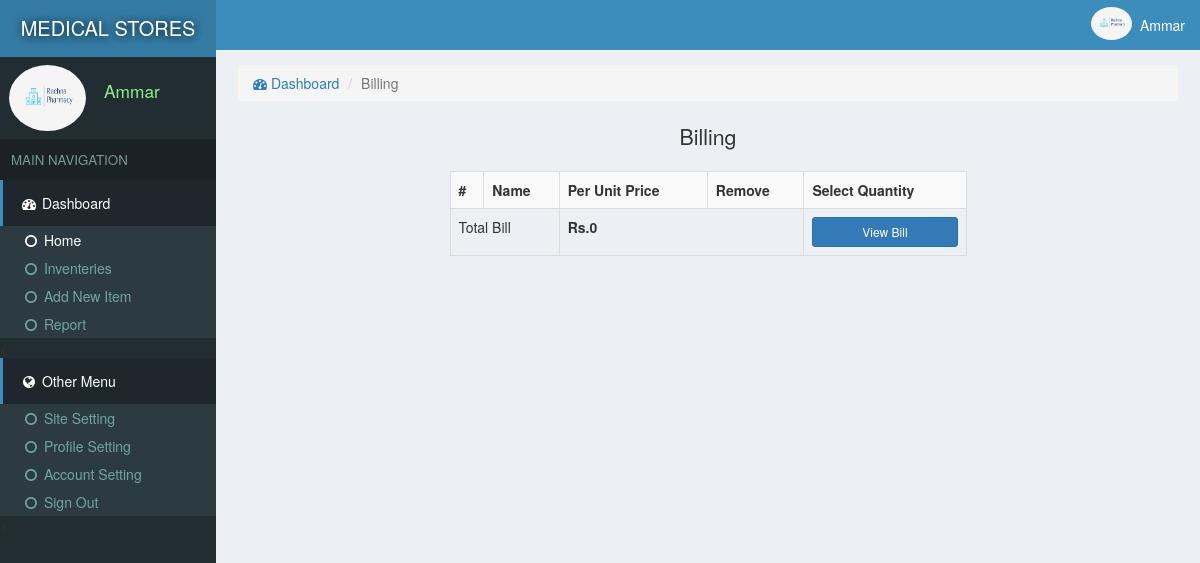
Page /billing.php (signed in) on the committed database.
### tables this page shows
CREATE TABLE `site` (
  `id` int(11) NOT NULL,
  `title` varchar(222) NOT NULL,
  `name` varchar(222) NOT NULL
);

CREATE TABLE `users` (
  `id` int(11) NOT NULL,
  `email` varchar(222) NOT NULL,
  `password` varchar(222) NOT NULL,
  `name` varchar(222) NOT NULL,
  `pic` varchar(222) NOT NULL,
  `number` varchar(222) NOT NULL,
  `date` timestamp NOT NULL DEFAULT current_timestamp()
);

### assets/db.php (called while the page is built, shortened)
<?php
    $con = new mysqli('localhost','root','','store');
    $array = $con->query("select * from users where id ='$_SESSION[userId]'");
    $user = $array->fetch_assoc();
?>

### billing.php (the view, shortened to what this page needs)
<?php require "assets/function.php" ?>
<?php require 'assets/db.php';?>
<!DOCTYPE html>
<html>
<head>
  <?php require "assets/autoloader.php" ?>
</head>
<body style="background: #ECF0F5;padding:0;margin:0">
<div class="dashboard" style="position: fixed;width: 18%;height: 100%;background:#222D32">
  <div style="background:#357CA5;padding: 14px 3px;color:white;font-size: 15pt;text-align: center;text-shadow: 1px 1px 11px black">
    <a href="index.php" style="color: white;text-decoration: none;"><?php echo strtoupper(siteName()); ?> </a>
  </div>
  <div class="flex" style="padding: 3px 7px;margin:5px 2px;">
    <div><img src="photo/<?php echo $user['pic'] ?>" class='img-circle' style='width: 77px;height: 66px'></div>
    <div style="color:lightgreen;font-size: 13pt;padding: 14px 7px;margin-left: 11px;"><?php echo ucfirst($user['name']); ?></div>
  </div>
  <div style="background: #1A2226;font-size: 10pt;padding: 11px;color: #79978F">MAIN NAVIGATION</div>
  <div>
    <div style="background:#1E282C;color: white;padding: 13px 17px;border-left: 3px solid #3C8DBC;"><span><i class="fa fa-dashboard fa-fw"></i> Dashboard</span></div>
    <div class="item">
      <ul class="nostyle zero">
        <a href="index.php"><li style="color: white"><i class="fa fa-circle-o fa-fw"></i> Home</li></a>
        <a href="inventeries.php"><li><i class="fa fa-circle-o fa-fw"></i> Inventeries</li></a>
       <a href="addnew.php"><li><i class="fa fa-circle-o fa-fw"></i> Add New Item</li></a>
        <a href="reports.php"><li><i class="fa fa-circle-o fa-fw"></i> Report</li></a>
      </ul><
    </div>
  </div>
  <div style="background:#1E282C;color: white;padding: 13px 17px;border-left: 3px solid #3C8DBC;"><span><i class="fa fa-globe fa-fw"></i> Other Menu</span></div>
  <div class="item">
      <ul class="nostyle zero">
        <a href="sitesetting.php"><li><i class="fa fa-circle-o fa-fw"></i> Site Setting</li></a>
       <a href="profile.php"><li><i class="fa fa-circle-o fa-fw"></i> Profile Setting</li></a>
        <a href="accountSetting.php"><li><i class="fa fa-circle-o fa-fw"></i> Account Setting</li></a>
        <a href="logout.php"><li><i class="fa fa-circle-o fa-fw"></i> Sign Out</li></a>
      </ul><
    </div>
</div>
<div class="marginLeft" >
  <div style="color:white;background:#3C8DBC" >
    <div class="pull-right flex rightAccount" style="padding-right: 11px;padding: 7px;">
      <div><img src="photo/<?php echo $user['pic'] ?>" style='width: 41px;height: 33px;' class='img-circle'></div>
      <div style="padding: 8px"><?php echo ucfirst($user['name']) ?></div>
    </div>
  </div>
  <div class="content2">
  	<ol class="breadcrumb ">
        <li><a href="index.php"><i class="fa fa-dashboard"></i> Dashboard</a></li>
         <li class="active">Billing</li>
    </ol>
    <div class="center">
      <span style="font-size: 16pt;color: #333333">Billing </span>
    </div>
  <?php
  	$i=0;$total = 0;
    ?>
    <br>
    <table class="table table-hover table-striped table-bordered" style="width: 55%;margin: auto;">
    	<tr>
    		<th>#</th>
    		<th>Name</th>
    		<th>Per Unit Price</th>
        <th>Remove</th>
    		<th>Select Quantity</th>
    	</tr>
  <tr>
    <td colspan="2">Total Bill</td>
    <td colspan="2"><strong>Rs.<?php echo $total ?></strong></td>
    <td><button class="btn btn-sm btn-primary btn-block" data-toggle="modal" data-target="#billOut">View Bill</button></td>
  </tr>
</table>
  </div>
</div>
</body>
</html>

### rows in the picture
site: name "MEDICAL STORES"
users: pic (picture), name "Ammar"

### other values in the picture
$total "0"
